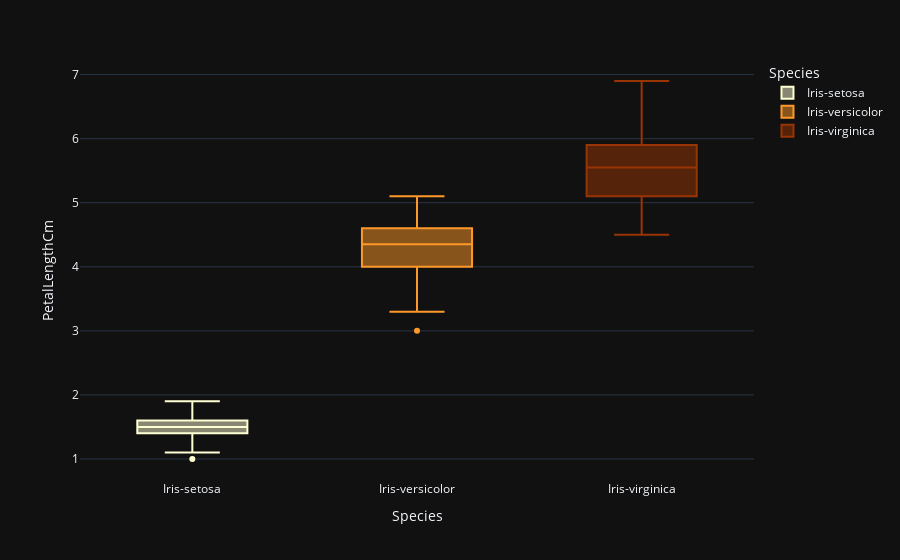

Notebook source saved alongside this figure:
### Code cell
fig = px.box(data_frame=iris, x='Species',y='PetalLengthCm',color='Species',color_discrete_sequence=['#ffffd4 ','#fe9929 ','#993404 '], template='plotly_dark',orientation='v')
fig.show()

### Figure 1 — Plotly figure (JSON) as saved in the notebook; plotly's stock layout.template omitted (floating-point values rounded to 4 significant figures)
{"data": [{"alignmentgroup": "True", "hovertemplate": "Species=%{x}<br>PetalLengthCm=%{y}<extra></extra>", "legendgroup": "Iris-setosa", "marker": {"color": "#ffffd4 "}, "name": "Iris-setosa", "notched": false, "offsetgroup": "Iris-setosa", "orientation": "v", "showlegend": true, "type": "box", "x": ["Iris-setosa", "Iris-setosa", "Iris-setosa", "Iris-setosa", "Iris-setosa", "Iris-setosa", "Iris-setosa", "Iris-setosa", "Iris-setosa", "Iris-setosa", "Iris-setosa", "Iris-setosa", "Iris-setosa", "Iris-setosa", "Iris-setosa", "Iris-setosa", "Iris-setosa", "Iris-setosa", "Iris-setosa", "Iris-setosa", "Iris-setosa", "Iris-setosa", "Iris-setosa", "Iris-setosa", "Iris-setosa", "Iris-setosa", "Iris-setosa", "Iris-setosa", "Iris-setosa", "Iris-setosa", "Iris-setosa", "Iris-setosa", "Iris-setosa", "Iris-setosa", "Iris-setosa", "Iris-setosa", "Iris-setosa", "Iris-setosa", "Iris-setosa", "Iris-setosa", "Iris-setosa", "Iris-setosa", "Iris-setosa", "Iris-setosa", "Iris-setosa", "Iris-setosa", "Iris-setosa", "Iris-setosa", "Iris-setosa", "Iris-setosa"], "x0": " ", "xaxis": "x", "y": [1.4, 1.4, 1.3, 1.5, 1.4, 1.7, 1.4, 1.5, 1.4, 1.5, 1.5, 1.6, 1.4, 1.1, 1.2, 1.5, 1.3, 1.4, 1.7, 1.5, 1.7, 1.5, 1, 1.7, 1.9, 1.6, 1.6, 1.5, 1.4, 1.6, 1.6, 1.5, 1.5, 1.4, 1.5, 1.2, 1.3, 1.5, 1.3, 1.5, 1.3, 1.3, 1.3, 1.6, 1.9, 1.4, 1.6, 1.4, 1.5, 1.4], "y0": " ", "yaxis": "y"}, {"alignmentgroup": "True", "hovertemplate": "Species=%{x}<br>PetalLengthCm=%{y}<extra></extra>", "legendgroup": "Iris-versicolor", "marker": {"color": "#fe9929 "}, "name": "Iris-versicolor", "notched": false, "offsetgroup": "Iris-versicolor", "orientation": "v", "showlegend": true, "type": "box", "x": ["Iris-versicolor", "Iris-versicolor", "Iris-versicolor", "Iris-versicolor", "Iris-versicolor", "Iris-versicolor", "Iris-versicolor", "Iris-versicolor", "Iris-versicolor", "Iris-versicolor", "Iris-versicolor", "Iris-versicolor", "Iris-versicolor", "Iris-versicolor", "Iris-versicolor", "Iris-versicolor", "Iris-versicolor", "Iris-versicolor", "Iris-versicolor", "Iris-versicolor", "Iris-versicolor", "Iris-versicolor", "Iris-versicolor", "Iris-versicolor", "Iris-versicolor", "Iris-versicolor", "Iris-versicolor", "Iris-versicolor", "Iris-versicolor", "Iris-versicolor", "Iris-versicolor", "Iris-versicolor", "Iris-versicolor", "Iris-versicolor", "Iris-versicolor", "Iris-versicolor", "Iris-versicolor", "Iris-versicolor", "Iris-versicolor", "Iris-versicolor", "Iris-versicolor", "Iris-versicolor", "Iris-versicolor", "Iris-versicolor", "Iris-versicolor", "Iris-versicolor", "Iris-versicolor", "Iris-versicolor", "Iris-versicolor", "Iris-versicolor"], "x0": " ", "xaxis": "x", "y": [4.7, 4.5, 4.9, 4, 4.6, 4.5, 4.7, 3.3, 4.6, 3.9, 3.5, 4.2, 4, 4.7, 3.6, 4.4, 4.5, 4.1, 4.5, 3.9, 4.8, 4, 4.9, 4.7, 4.3, 4.4, 4.8, 5, 4.5, 3.5, 3.8, 3.7, 3.9, 5.1, 4.5, 4.5, 4.7, 4.4, 4.1, 4, 4.4, 4.6, 4, 3.3, 4.2, 4.2, 4.2, 4.3, 3, 4.1], "y0": " ", "yaxis": "y"}, {"alignmentgroup": "True", "hovertemplate": "Species=%{x}<br>PetalLengthCm=%{y}<extra></extra>", "legendgroup": "Iris-virginica", "marker": {"color": "#993404 "}, "name": "Iris-virginica", "notched": false, "offsetgroup": "Iris-virginica", "orientation": "v", "showlegend": true, "type": "box", "x": ["Iris-virginica", "Iris-virginica", "Iris-virginica", "Iris-virginica", "Iris-virginica", "Iris-virginica", "Iris-virginica", "Iris-virginica", "Iris-virginica", "Iris-virginica", "Iris-virginica", "Iris-virginica", "Iris-virginica", "Iris-virginica", "Iris-virginica", "Iris-virginica", "Iris-virginica", "Iris-virginica", "Iris-virginica", "Iris-virginica", "Iris-virginica", "Iris-virginica", "Iris-virginica", "Iris-virginica", "Iris-virginica", "Iris-virginica", "Iris-virginica", "Iris-virginica", "Iris-virginica", "Iris-virginica", "Iris-virginica", "Iris-virginica", "Iris-virginica", "Iris-virginica", "Iris-virginica", "Iris-virginica", "Iris-virginica", "Iris-virginica", "Iris-virginica", "Iris-virginica", "Iris-virginica", "Iris-virginica", "Iris-virginica", "Iris-virginica", "Iris-virginica", "Iris-virginica", "Iris-virginica", "Iris-virginica", "Iris-virginica", "Iris-virginica"], "x0": " ", "xaxis": "x", "y": [6, 5.1, 5.9, 5.6, 5.8, 6.6, 4.5, 6.3, 5.8, 6.1, 5.1, 5.3, 5.5, 5, 5.1, 5.3, 5.5, 6.7, 6.9, 5, 5.7, 4.9, 6.7, 4.9, 5.7, 6, 4.8, 4.9, 5.6, 5.8, 6.1, 6.4, 5.6, 5.1, 5.6, 6.1, 5.6, 5.5, 4.8, 5.4, 5.6, 5.1, 5.1, 5.9, 5.7, 5.2, 5, 5.2, 5.4, 5.1], "y0": " ", "yaxis": "y"}], "layout": {"boxmode": "overlay", "legend": {"title": {"text": "Species"}, "tracegroupgap": 0}, "margin": {"t": 60}, "xaxis": {"anchor": "y", "categoryarray": ["Iris-setosa", "Iris-versicolor", "Iris-virginica"], "categoryorder": "array", "domain": [0, 1], "title": {"text": "Species"}}, "yaxis": {"anchor": "x", "domain": [0, 1], "title": {"text": "PetalLengthCm"}}}}
